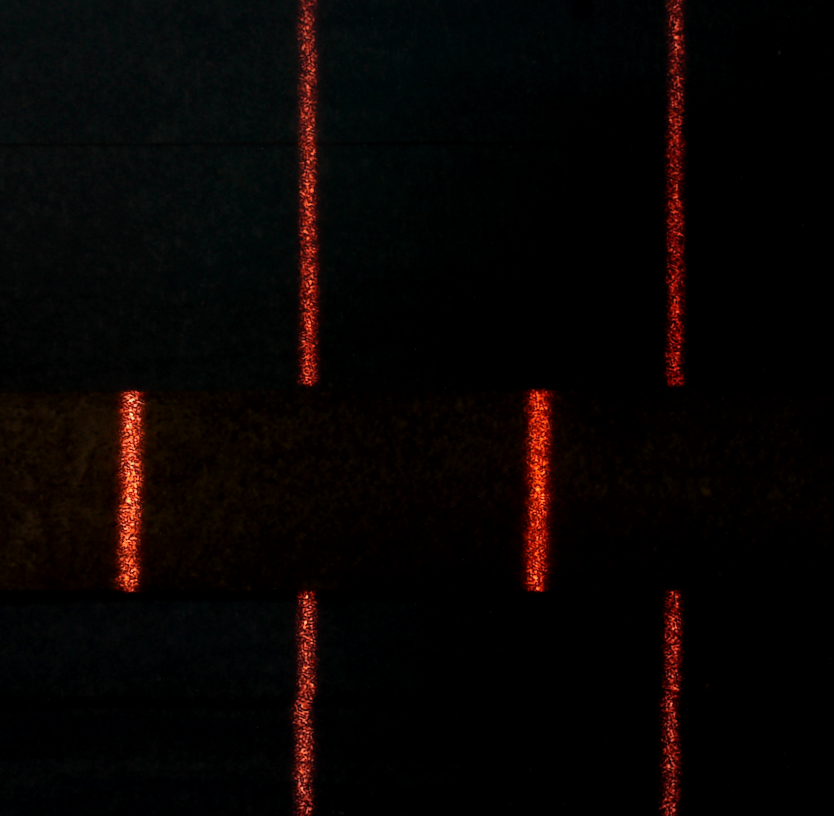
#> input picture 25mm_1_layer_wet_3_7_25/test_image_13.png, 2500 x 2448 px (shown at 1/3 size)
$ python -i functions.py   (imports and definitions only)   (older library calls are emulated)
#> lines starting #> are read from the running program, lines starting #| are printed output that depends on the picture; after the words box and inside, x2 and y2 are one past the last pixel; in counts of white or black regions, pixels touching at a corner belong together
#> further down, picture is the input picture: shape (2448, 2500, 3); mean B, G, R 3.1, 4.1, 8.4
import numpy as np
import cv2


def dist_pts(pt1,pt2):
    return np.sqrt(((pt1[0] - pt2[0]) **2) + ((pt1[1] - pt2[1]) **2))


def distance_points(pts):
    return np.sqrt(((pts[0][0] - pts[1][0]) **2) + ((pts[0][1] - pts[1][1]) **2))


def dist_x(pts):
    return pts[0][0] - pts[1][0]


# [118 lines left out: functions calc_PPMM, calc_PPI, measure_object_width, measurements, get_lines, get_ppm, not called in this run]


def mask_image(img):
    hsv = cv2.cvtColor(img, cv2.COLOR_BGR2HSV)
#> hsv: shape (2448, 2500, 3); mean H, S, V 37.1, 130.3, 9.8
    # Define the lower and upper ranges for red
    red_lower1 = np.array([0, 80, 90], np.uint8)
    red_upper1 = np.array([18, 255, 255], np.uint8)
    red_lower2 = np.array([160, 100,100], np.uint8)
    red_upper2 = np.array([180, 255, 255], np.uint8)
    # Define the lower and upper boundaries for white in the HSV color space
    white_lower = np.array([0, 0, 200], np.uint8)
    white_upper = np.array([180, 255, 255], np.uint8)

    # Create a mask for the white color
    mask_white = cv2.inRange(hsv, white_lower, white_upper)
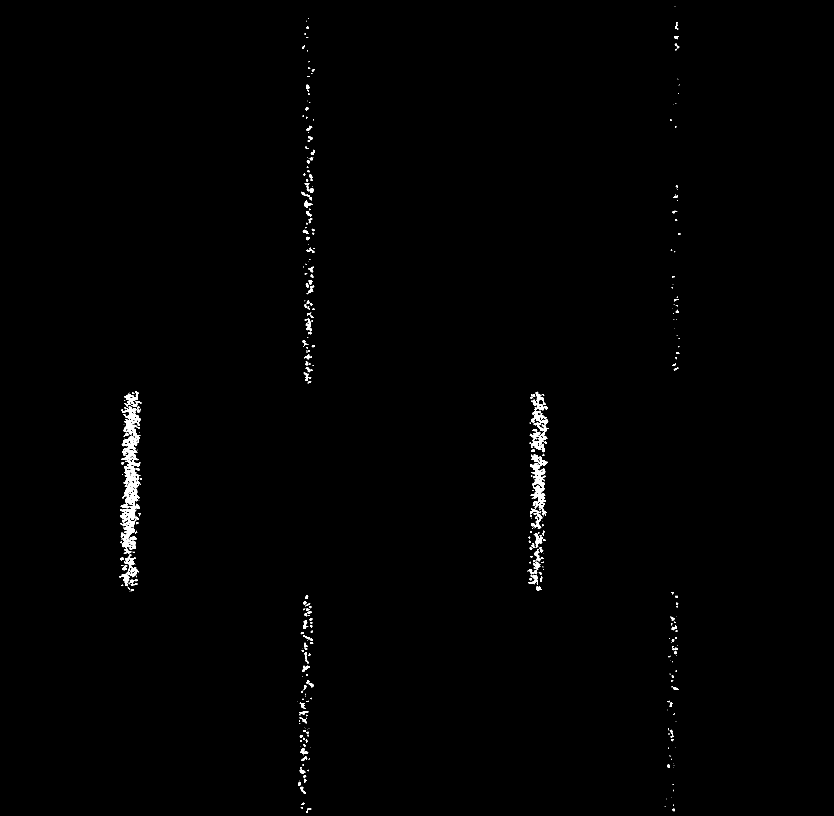
#> mask_white: shape (2448, 2500) (shown at 1/3 size); 0.56% white; 618 white regions (387 under 20 px), largest, box (x1, y1, x2, y2) and area: (360, 1307, 422, 1650) 8286, (369, 1237, 422, 1338) 1938, (1591, 1389, 1636, 1460) 1410
    # Create masks for the red color
    mask_red1 = cv2.inRange(hsv, red_lower1, red_upper1)
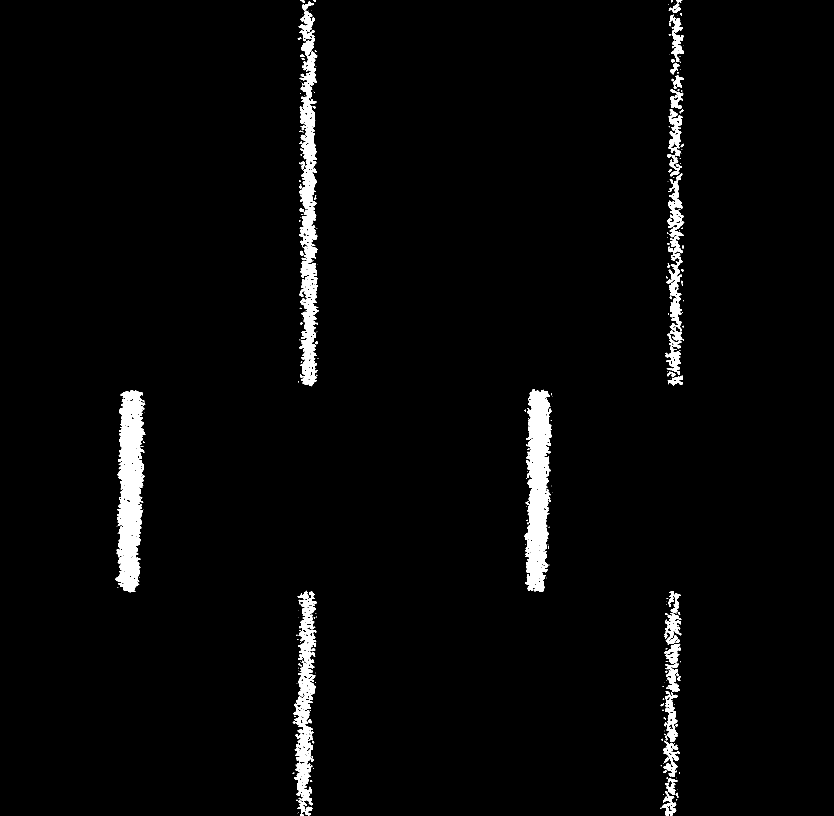
#> mask_red1: shape (2448, 2500) (shown at 1/3 size); 2.6% white; 343 white regions (227 under 20 px), largest, box (x1, y1, x2, y2) and area: (347, 1171, 436, 1777) 34572, (896, 32, 956, 1159) 32736, (1573, 1168, 1656, 1776) 32577
    mask_red2 = cv2.inRange(hsv, red_lower2, red_upper2)
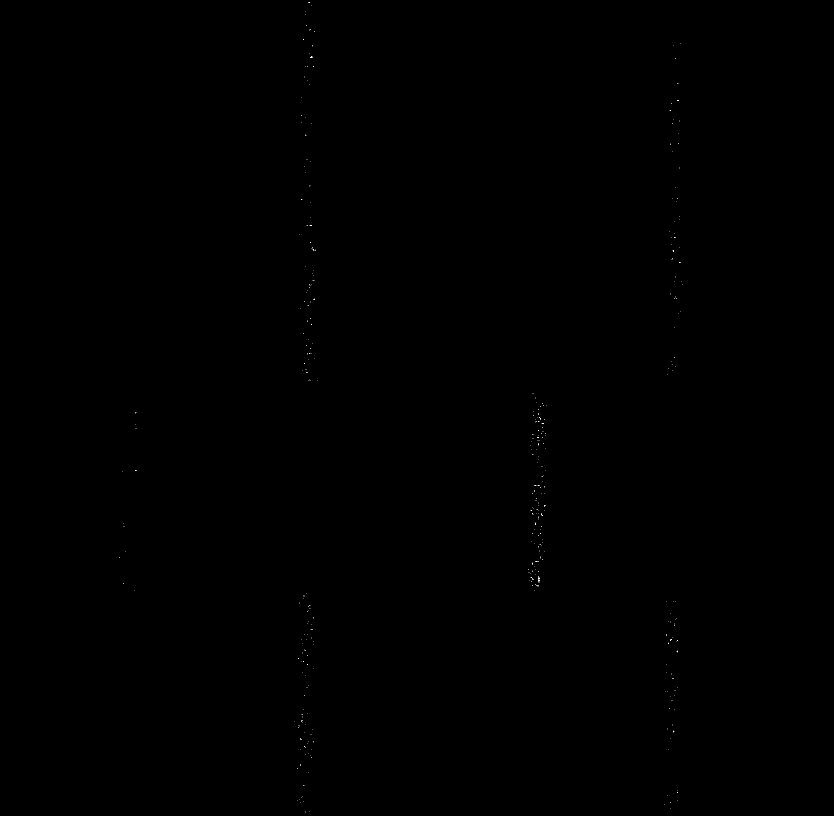
#> mask_red2: shape (2448, 2500) (shown at 1/3 size); 0.01% white in thin lines or dots, all inside (x1, y1, x2, y2) = (357, 6, 2047, 2437)
    # Combine the masks for red
    mask_red = cv2.bitwise_or(mask_red1, mask_red2)
#> mask_red: shape (2448, 2500); 2.6% white; 332 white regions (217 under 20 px), largest, box (x1, y1, x2, y2) and area: (347, 1171, 436, 1777) 34600, (896, 32, 956, 1159) 32903, (1573, 1168, 1656, 1776) 32872
    mask_combined = cv2.bitwise_or(mask_white, mask_red)
#> mask_combined: shape (2448, 2500); 2.6% white; 332 white regions (217 under 20 px), largest, box (x1, y1, x2, y2) and area: (347, 1171, 436, 1777) 34880, (896, 32, 956, 1159) 32903, (1573, 1168, 1656, 1776) 32886
    # Apply the mask to the image
    res = cv2.bitwise_and(img, img, mask=mask_combined)
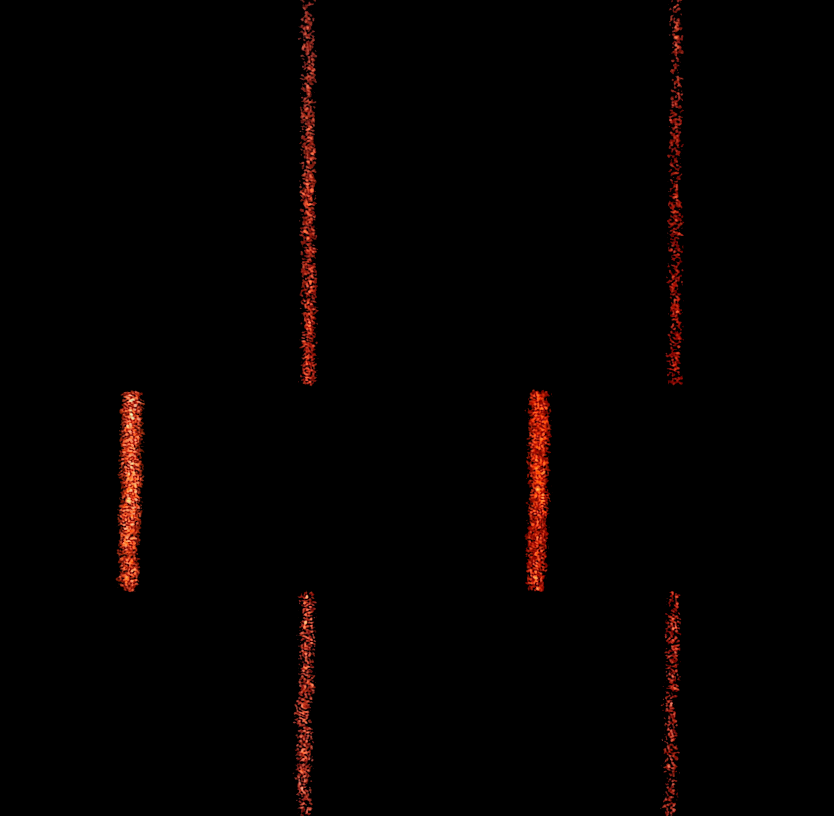
#> res: shape (2448, 2500, 3) (shown at 1/3 size); mean B, G, R 0.6, 1.1, 4.1
    return res


# [154 lines left out: functions detect_contours, extract_lines, show_lines, detect_edges, slope, find_lines, not called in this run]


class ROIHandler:
    # [73 lines left out: functions __init__, get_ROI, get_ROI_points, get_ROI_coordinates, not called in this run]


class x_clicks:
    # [39 lines left out: functions __init__, get_clicked_points, get_points_coordinates, not called in this run]


class Clicker:
    def __init__(self):
        self.clickedPoints = []
        self.clickedCoordinates = []

    # [33 lines left out: functions get_clicked_points, get_points_coordinates, not called in this run]

>>> import cv2
>>> picture = cv2.imread('25mm_1_layer_wet_3_7_25/test_image_13.png')
>>> result = mask_image(picture)
